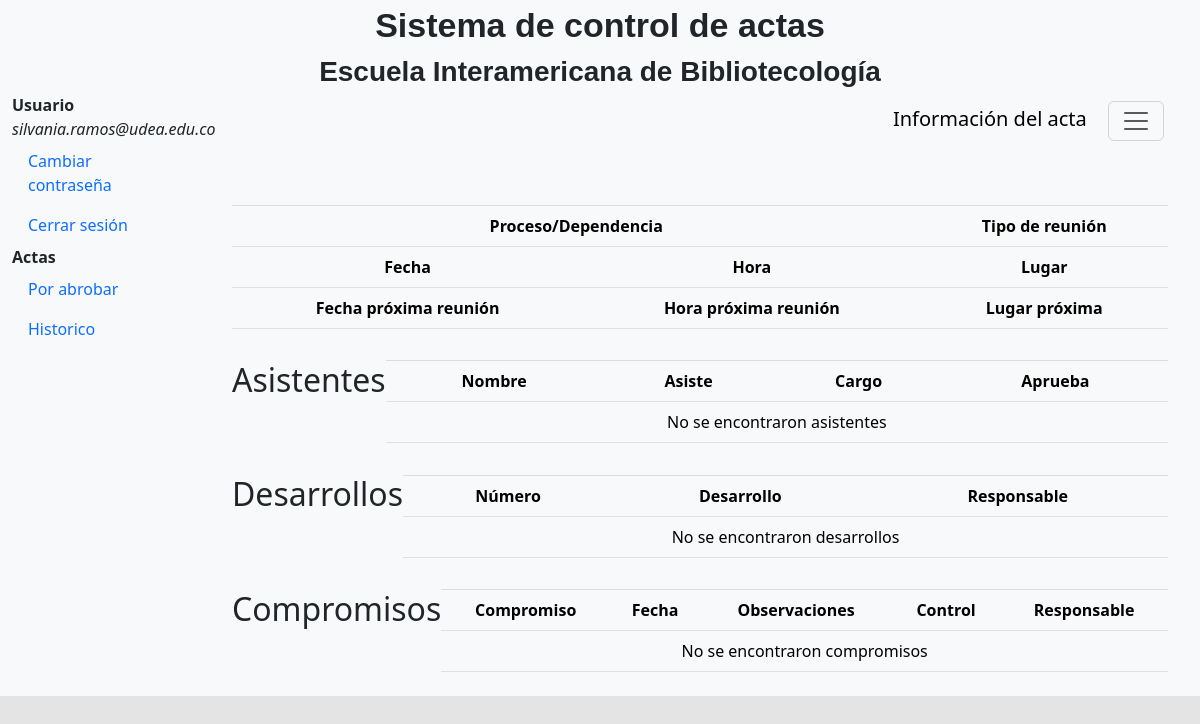
The page /app_visualizacion/resumen2/41/ (signed in) on the database as committed earlier.
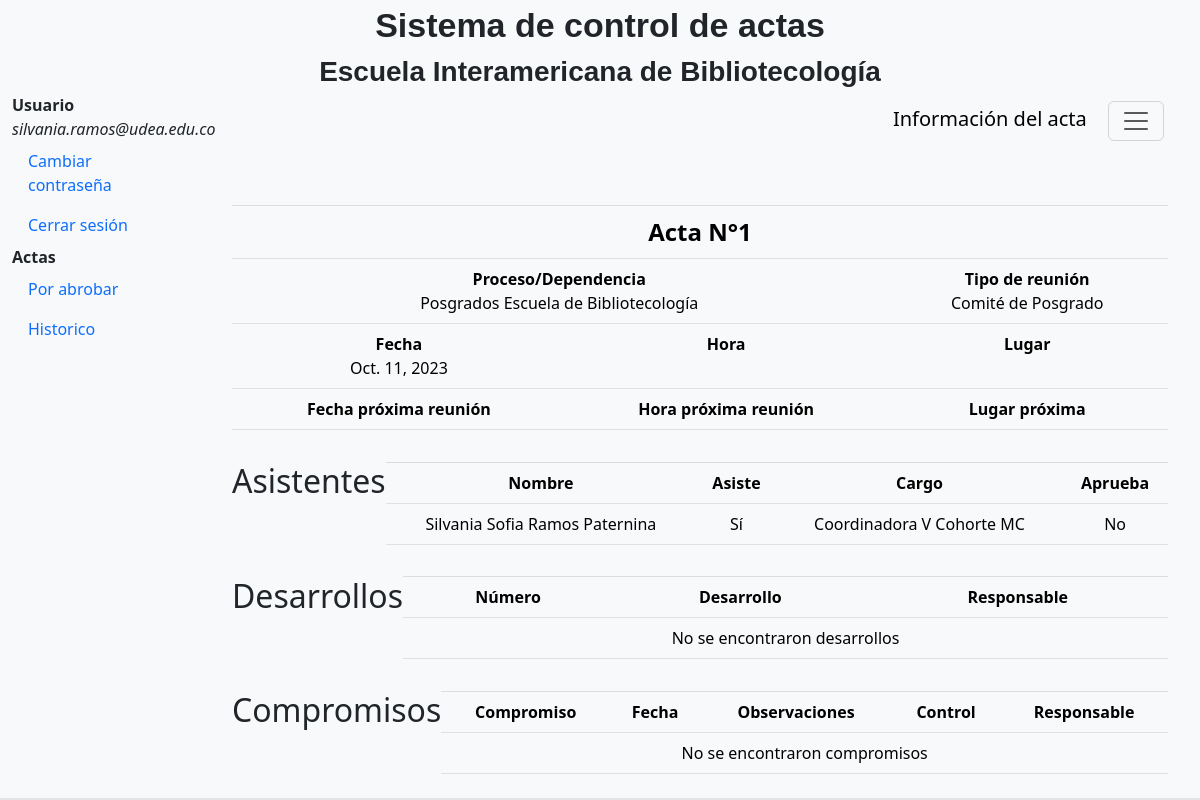
The same page on the database as committed later.
### app_registro/models.py (models this page shows, shortened)
class Act(models.Model):
    pub_date = models.DateField()
    process_text = models.ForeignKey(Dependece,on_delete =models.CASCADE,default=None)
    type_meet = models.ForeignKey(Typemeet,on_delete =models.CASCADE,default=None)
    hour = models.TimeField(null=True,editable=True)
    next_meet = models.DateField(null=True,editable=True)
    next_hour = models.TimeField(null=True,editable=True )
    place = models.CharField(max_length=200, editable=True)
    next_place = models.CharField(max_length=200,null=True,editable=True)
    ident = models.IntegerField(null=True, default=None)
    send = models.BooleanField(null=True, default=None)

class Dependece(models.Model):
    cod = models.CharField(max_length=200,null=True)
    name = models.CharField(max_length=200,null=True)

class Typemeet(models.Model):
    name = models.CharField(max_length=200)

class Confirmation(models.Model):
    user_id = models.ForeignKey(User,on_delete =models.CASCADE,verbose_name="Usuario")
    act_id = models.ForeignKey(Act,on_delete =models.CASCADE)
    asset = models.BooleanField(null=True, default=None)
    job_position = models.ForeignKey(Job, on_delete=models.SET_NULL, blank=True, null=True)
    process = models.ForeignKey(Process,on_delete =models.CASCADE,null=True, default=None)
    approved = models.BooleanField(null=True, default=False)

class User(models.Model):
    name = models.CharField(max_length=200, default=None)
    mail = models.CharField(max_length=200,null=True,default=None)
    num_id = models.IntegerField(default=None)

class Job(models.Model):
    name_job = models.CharField(max_length=200)
    description = models.CharField(max_length=200,null=True, default=None)
    def __str__(self):
        return str(self.name_job)

### app_visualizacion/views.py (the view, shortened to what this page needs)
# urls.py: path('resumen2/<int:act_id>/', views.Resumen2, name='resumen2'),
@login_required
def Resumen2(request,act_id):
    datos_acta = Act.objects.filter(pk=act_id)
    datos_desarrollo = Development.objects.filter(act_id=act_id)
    asistentes = Confirmation.objects.filter(act_id = act_id)
    compromisos = Commitment.objects.filter(act_id=act_id)
    return render(request, 'app_visualizacion/resumen2.html', {'datos': datos_acta,
                                                         'desarrollo': datos_desarrollo,
                                                          'asistentes': asistentes,
                                                         'compromisos': compromisos,'act_id':act_id})

### Templates/app_visualizacion/resumen2.html (shortened to what the changed rows need)
{% extends 'base_app2.html' %}
{% load static %}
      {% block content %}
      <main class="col-md-9 ms-sm-auto col-lg-10 px-md-4">
      <div class="container mt-5">
        <div class="row justify-content-center">
          <div class="d-flex p-2">
            <table class="table table-light text-center">
              <tr>
                <div>
                {% for dato in datos %}
                <td colspan="3" class="grande text-center"   style="font-weight: bold;">Acta N°{{ dato.ident }}</td>
                {% endfor %}
                </div>
              </tr>
              <tr>
                <td colspan="2" class="text-center">
                  <label style="font-weight: bold;">Proceso/Dependencia</label>
                  <div>
                    {% for dato in datos%}
                    {{ dato.process_text.name }}
                    {% endfor %}
                  </div>
                </td>
                <td  class="text-center" >
                 <label style="font-weight: bold;"> Tipo de reunión </label style="font-weight: bold;">
                  <div>
                    {% for dato in datos%}
                    {{ dato.type_meet.name }}
                    {% endfor %}
                  </div>
                </td>
              </tr>
              <tr>
                <td class="text-center" >
                  <label style="font-weight: bold;">Fecha</label>
                  <div>
                    {% for dato in datos %}
                    {{ dato.pub_date }}
                    {% endfor %}
                  </div>
                </td>
              </tr>
            </table>
          </div>
        </div>
        <div class="row justify-content-center">
          <div class="d-flex p-2">
            <table class="table table-light text-center">
              <thead>
                <tr>
                <h2>Asistentes</h2>
                </tr>
                <tr>
                  <td  style="font-weight: bold;">Nombre</td>
                  <td  style="font-weight: bold;">Asiste</td>
                  <td  style="font-weight: bold;">Cargo</td>
                  <td  style="font-weight: bold;">Aprueba</td>
                </tr>
              </thead>
              <tbody>
                {% for user in asistentes %}
                    <tr>
                      <td>{{ user.user_id.name }}</td>
                      <td>
                        {% if user.asset == True %}
                            Sí
                        {% elif user.asset == False %}
                            No
                        {% else %}
                            No registrado
                        {% endif %}
                    </td>
                      <td>{{ user.job_position }}</td>
                      <td>
                        {% if user.approved == True %}
                            Sí
                        {% elif user.approved == False %}
                            No
                        {% else %}
                            No registrado
                        {% endif %}
                    </td>
                    </tr>
                  {% empty %}
                    <tr>
                      <td colspan="5">No se encontraron asistentes</td>
                    </tr>
                  {% endfor %}
              </tbody>
            </table>
          </div>
        </div>
        <div class="row justify-content-center">
          <div class="d-flex p-2">
            <table class="table table-light text-center">
              <thead>
                <tr>
                  <h2>Desarrollos</h2>
                </tr>
                <tr>
                  <td   style="font-weight: bold;">Número</td>
                  <td   style="font-weight: bold;">Desarrollo</td>
                  <td  style="font-weight: bold;">Responsable</td>
                </tr>
              </thead>
            </table>
          </div>
        </div>
        <div class="row justify-content-center">
          <div class="d-flex p-2">
            <table class="table table-light text-center">
              <thead>
                <tr>
                  <h2>Compromisos</h2>
                </tr>
                <tr>
                  <td  style="font-weight: bold;">Compromiso</td>
                  <td   style="font-weight: bold;">Fecha</td>
                  <td   style="font-weight: bold;">Observaciones</td>
                  <td   style="font-weight: bold;">Control</td>
                  <td  style="font-weight: bold;">Responsable</td>
                </tr>
              </thead>
            </table>
          </div>
        </div>
      </div>
    </main>
 {% endblock %}

Rows that differ between the two databases and show on the page:
added Act: ident "1", process_text.name "Posgrados Escuela de Bibliotecología", type_meet.name "Comité de Posgrado", pub_date "Oct. 11, 2023"
added Confirmation: user_id.name "Silvania Sofia Ramos Paternina", asset "Sí", job_position "Coordinadora V Cohorte MC", approved "No"
Other text that changed with them:
text no longer shown: "No se encontraron asistentes"
